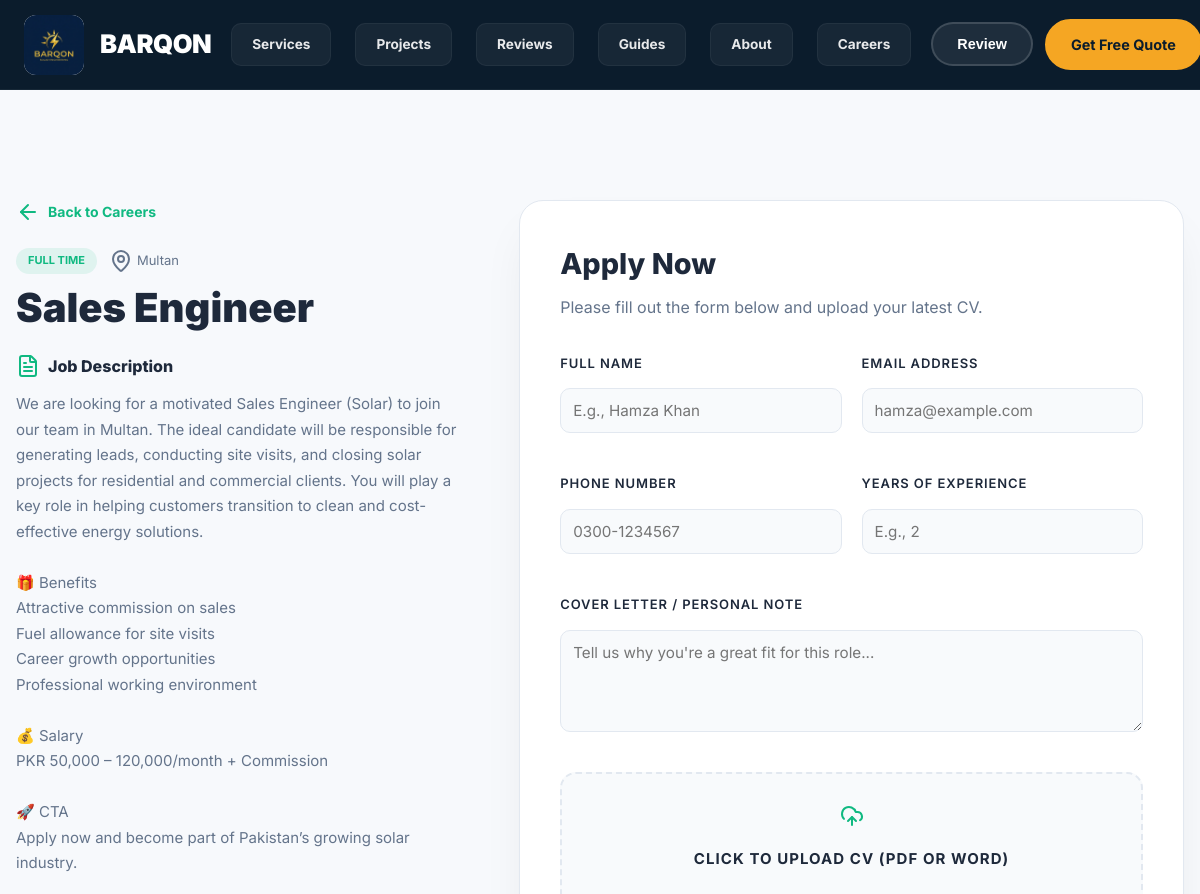
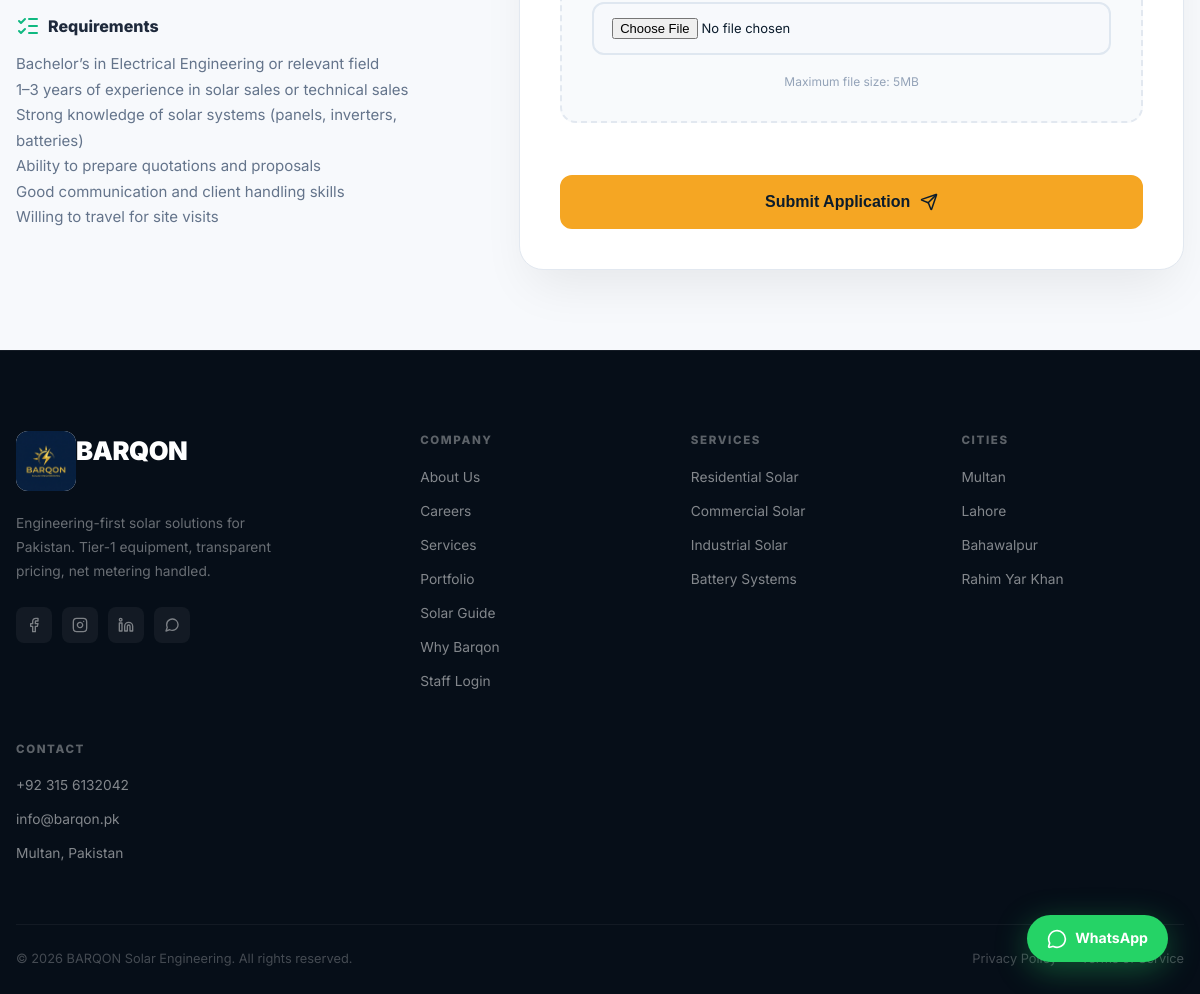
The app's page /careers/apply/1/ with its own data (2 pictures, top to bottom).
### core/models.py (models this page shows, shortened)
class JobPosition(models.Model):
    JOB_TYPES = [
        ('full_time', 'Full Time'),
        ('part_time', 'Part Time'),
        ('contract', 'Contract'),
        ('internship', 'Internship'),
    ]
    title = models.CharField(max_length=200)
    location = models.CharField(max_length=100, default="Remote / Pakistan")
    job_type = models.CharField(max_length=20, choices=JOB_TYPES, default='full_time')
    description = models.TextField()
    requirements = models.TextField()
    is_active = models.BooleanField(default=True)
    created_at = models.DateTimeField(auto_now_add=True)
    updated_at = models.DateTimeField(auto_now=True)
    class Meta:
        ordering = ['-created_at']

### core/views.py (the view, shortened to what this page needs)
# urls.py: path("careers/apply/<int:position_id>/", job_apply_view, name="job-apply"),
def job_apply_view(request, position_id):
    profile = _get_company_profile()
    position = get_object_or_404(JobPosition, id=position_id, is_active=True)
    return render(request, "careers/apply.html", {
        "company": profile,
        "position": position
    })

### core/context_processors.py (called while the page is built)
def company_profile(request):
    return {
        'company': CompanyProfile.objects.first()
    }

### core/models.py (called while the page is built)
    @property
    def cleaned_whatsapp(self):
        if not self.whatsapp:
            return ""
        clean = "".join(filter(str.isdigit, self.whatsapp))
        if clean.startswith("0") and len(clean) == 11:
            clean = "92" + clean[1:]
        return clean

### core/views.py (called while the page is built)
def _get_company_profile():
    return CompanyProfile.objects.first()

### templates/careers/apply.html (shortened to what this page needs)
{% extends "layouts/site_base.html" %}
{% load static %}
{% block content %}
<section class="bq-section bq-section--light" style="padding: 120px 0 80px;">
    <div class="bq-wrap">
        <div style="display: grid; grid-template-columns: 1fr 1.5fr; gap: 60px; align-items: start;">
            <div style="position: sticky; top: 100px;">
                <a href="{% url 'careers-page' %}" style="display: inline-flex; align-items: center; gap: 8px; color: #10b981; font-weight: 700; font-size: 14px; margin-bottom: 24px; text-decoration: none;">
                    <i data-lucide="arrow-left" size="16"></i> Back to Careers
                </a>
                <div style="display: flex; align-items: center; gap: 12px; margin-bottom: 12px;">
                    <span style="padding: 4px 12px; background: rgba(16, 185, 129, 0.1); color: #10b981; border-radius: 50px; font-size: 11px; font-weight: 700; text-transform: uppercase;">{% if position %}{{ position.get_job_type_display }}{% else %}General Inquiry{% endif %}</span>
                    <span style="color: #64748b; font-size: 13px; display: flex; align-items: center; gap: 4px;"><i data-lucide="map-pin" size="14"></i> {% if position %}{{ position.location }}{% else %}Multan, Pakistan{% endif %}</span>
                </div>
                <h1 style="color: #1e293b; font-size: 2.5rem; font-weight: 900; line-height: 1.1; margin-bottom: 24px;">{% if position %}{{ position.title }}{% else %}General Application{% endif %}</h1>
                <div style="margin-bottom: 32px;">
                    <h4 style="color: #1e293b; font-weight: 800; margin-bottom: 12px; display: flex; align-items: center; gap: 8px;"><i data-lucide="file-text" size="18" style="color: #10b981;"></i> Job Description</h4>
                    <p style="color: #64748b; font-size: 15px; line-height: 1.7; white-space: pre-wrap;">{% if position %}{{ position.description }}{% else %}If you don't see a specific position that matches your skills, you can still send us your resume. We're always looking for talented individuals to join our team in Multan and beyond.{% endif %}</p>
                </div>
                <div>
                    <h4 style="color: #1e293b; font-weight: 800; margin-bottom: 12px; display: flex; align-items: center; gap: 8px;"><i data-lucide="list-checks" size="18" style="color: #10b981;"></i> {% if position %}Requirements{% else %}Who we look for{% endif %}</h4>
                    <p style="color: #64748b; font-size: 15px; line-height: 1.7; white-space: pre-wrap;">{% if position %}{{ position.requirements }}{% else %}We value technical excellence, integrity, and a passion for renewable energy. Whether you're an engineer, technician, or administrative professional, we want to hear from you.{% endif %}</p>
                </div>
            </div>
            <div class="bq-card" style="padding: 40px; background: #fff; border: 1px solid #e2e8f0; border-radius: 24px; box-shadow: 0 25px 50px -12px rgba(0,0,0,0.08);">
                <h2 style="color: #1e293b; font-size: 1.8rem; font-weight: 800; margin-bottom: 8px;">Apply Now</h2>
                <p style="color: #64748b; margin-bottom: 32px;">Please fill out the form below and upload your latest CV.</p>
                <form method="POST" enctype="multipart/form-data" class="bq-form">
                    <div style="display: grid; grid-template-columns: 1fr 1fr; gap: 20px; margin-bottom: 20px;">
                        <div class="bq-field">
                            <label style="color: #1e293b; font-weight: 600; font-size: 13px; margin-bottom: 8px; display: block;">Full Name</label>
                            <input type="text" name="full_name" placeholder="E.g., Hamza Khan" required style="width: 100%; padding: 12px; border-radius: 10px; border: 1px solid #e2e8f0; background: #f8fafc;">
                        </div>
                        <div class="bq-field">
                            <label style="color: #1e293b; font-weight: 600; font-size: 13px; margin-bottom: 8px; display: block;">Email Address</label>
                            <input type="email" name="email" placeholder="hamza@example.com" required style="width: 100%; padding: 12px; border-radius: 10px; border: 1px solid #e2e8f0; background: #f8fafc;">
                        </div>
                    </div>
                    <div style="display: grid; grid-template-columns: 1fr 1fr; gap: 20px; margin-bottom: 20px;">
                        <div class="bq-field">
                            <label style="color: #1e293b; font-weight: 600; font-size: 13px; margin-bottom: 8px; display: block;">Phone Number</label>
                            <input type="tel" name="phone" placeholder="0300-1234567" required style="width: 100%; padding: 12px; border-radius: 10px; border: 1px solid #e2e8f0; background: #f8fafc;">
                        </div>
                        <div class="bq-field">
                            <label style="color: #1e293b; font-weight: 600; font-size: 13px; margin-bottom: 8px; display: block;">Years of Experience</label>
                            <input type="number" name="experience_years" placeholder="E.g., 2" required style="width: 100%; padding: 12px; border-radius: 10px; border: 1px solid #e2e8f0; background: #f8fafc;">
                        </div>
                    </div>
                    <div class="bq-field" style="margin-bottom: 20px;">
                        <label style="color: #1e293b; font-weight: 600; font-size: 13px; margin-bottom: 8px; display: block;">Cover Letter / Personal Note</label>
                        <textarea name="cover_letter" rows="4" placeholder="Tell us why you're a great fit for this role..." style="width: 100%; padding: 12px; border-radius: 10px; border: 1px solid #e2e8f0; background: #f8fafc; resize: vertical;"></textarea>
                    </div>
                    <div class="bq-field" style="margin-bottom: 32px; padding: 30px; border: 2px dashed #e2e8f0; border-radius: 16px; background: #f8fafc; text-align: center;">
                        <label style="color: #1e293b; font-weight: 700; font-size: 15px; margin-bottom: 8px; display: block; cursor: pointer;">
                            <i data-lucide="upload-cloud" size="32" style="color: #10b981; margin-bottom: 12px;"></i><br>
                            Click to Upload CV (PDF or Word)
                        </label>
                        <input type="file" name="cv" accept=".pdf,.doc,.docx" required style="display: block; margin: 10px auto; font-size: 13px;">
                        <p style="color: #94a3b8; font-size: 12px;">Maximum file size: 5MB</p>
                    </div>
                    <button type="submit" class="bq-btn bq-btn-primary bq-btn-lg bq-btn-full" style="padding: 16px; border-radius: 12px; font-size: 16px; font-weight: 800; display: flex; justify-content: center; align-items: center; gap: 10px;">
                        Submit Application <i data-lucide="send" size="18"></i>
                    </button>
                </form>
            </div>
        </div>
    </div>
</section>
{% endblock %}

### static/css/bq.css (style rules this page uses)
:root { --container-width: 1200px; --nav-height: 72px; }
* { box-sizing:border-box;margin:0;padding:0 }
html { scroll-behavior:smooth;overflow-x:hidden }
body { font-family:'Inter','Segoe UI',sans-serif;background:#0b1c2c;color:#fff;line-height:1.6;overflow-x:hidden }
a { text-decoration:none;color:inherit }
.bq-wrap { width:min(var(--container-width),calc(100% - 32px));margin:0 auto }
.bq-btn { display: inline-flex; align-items: center; gap: 10px; padding: 12px 24px; border-radius: 50px; font-weight: 700; font-size: 0.9rem; cursor: pointer; border: 2px solid transparent; transition: all 0.25s ease; white-space: nowrap; }
.bq-btn svg { width: 18px; height: 18px; flex-shrink: 0; }
.bq-btn-primary { background: #F5A623; color: #0b1c2c; border-color: #F5A623; }
.bq-btn-full { width: 100%; justify-content: center; }
.bq-btn-lg { padding:16px 32px;font-size:1rem }
.bq-btn-full { width:100%;justify-content:center }
.bq-section { padding:100px 0 }
.bq-section--light { background:#f7f9fc }
.bq-card { background:#fff;border-radius:20px;border:1px solid #dfe7f0;overflow:hidden;transition:all .35s ease }
.bq-form { display:flex;flex-direction:column;gap:20px }
.bq-field { display:flex;flex-direction:column;gap:7px }
.bq-field label { font-size:.78rem;font-weight:700;color:#5c6b7c;text-transform:uppercase;letter-spacing:.07em }
.bq-form input, .bq-form select, .bq-form textarea, #smart-assessment-form input, #smart-assessment-form select, #smart-assessment-form textarea { width:100%;padding:14px 18px;border:2px solid #dfe7f0;border-radius:12px;font-size:.95rem;color:#0b1c2c;background:#f7f9fc;transition:border-color .2s;font-family:inherit }
:root { --blog-navy: #0B1D2A; --blog-gold: #F5A623; --blog-gold-glow: rgba(245, 166, 35, 0.2); --blog-bg-alt: #F8FAFC; --blog-transition: all 0.4s cubic-bezier(0.16, 1, 0.3, 1); }
:root { --nav-height: 80px; --container-width: 1200px; --section-spacing: 100px; --hero-bg: linear-gradient(135deg, #0b1c2c 0%, #060e18 100%); }
body { padding-top: var(--nav-height); }

### records on screen
JobPosition: job_type "FULL TIME", location "Multan", title "Sales Engineer", description "We are looking for a motivated Sales Engineer (Solar) to join our team in Multan. The ideal candidate will be responsible for generating leads, conducting site visits, and closing solar projects for residential and commercial clients. You will play a key role in helping customers transition to clean and cost-effective energy solutions. 🎁 Benefits Attractive commission on sales Fuel allowance for site visits Career growth opportunities Professional working environment 💰 Salary PKR 50,000 – 120,000/month + Commission 🚀 CTA Apply now and become part of Pakistan’s growing solar industry.", requirements "Bachelor’s in Electrical Engineering or relevant field 1–3 years of experience in solar sales or technical sales Strong knowledge of solar systems (panels, inverters, batteries) Ability to prepare quotations and proposals Good communication and client handling skills Willing to travel for site visits"
